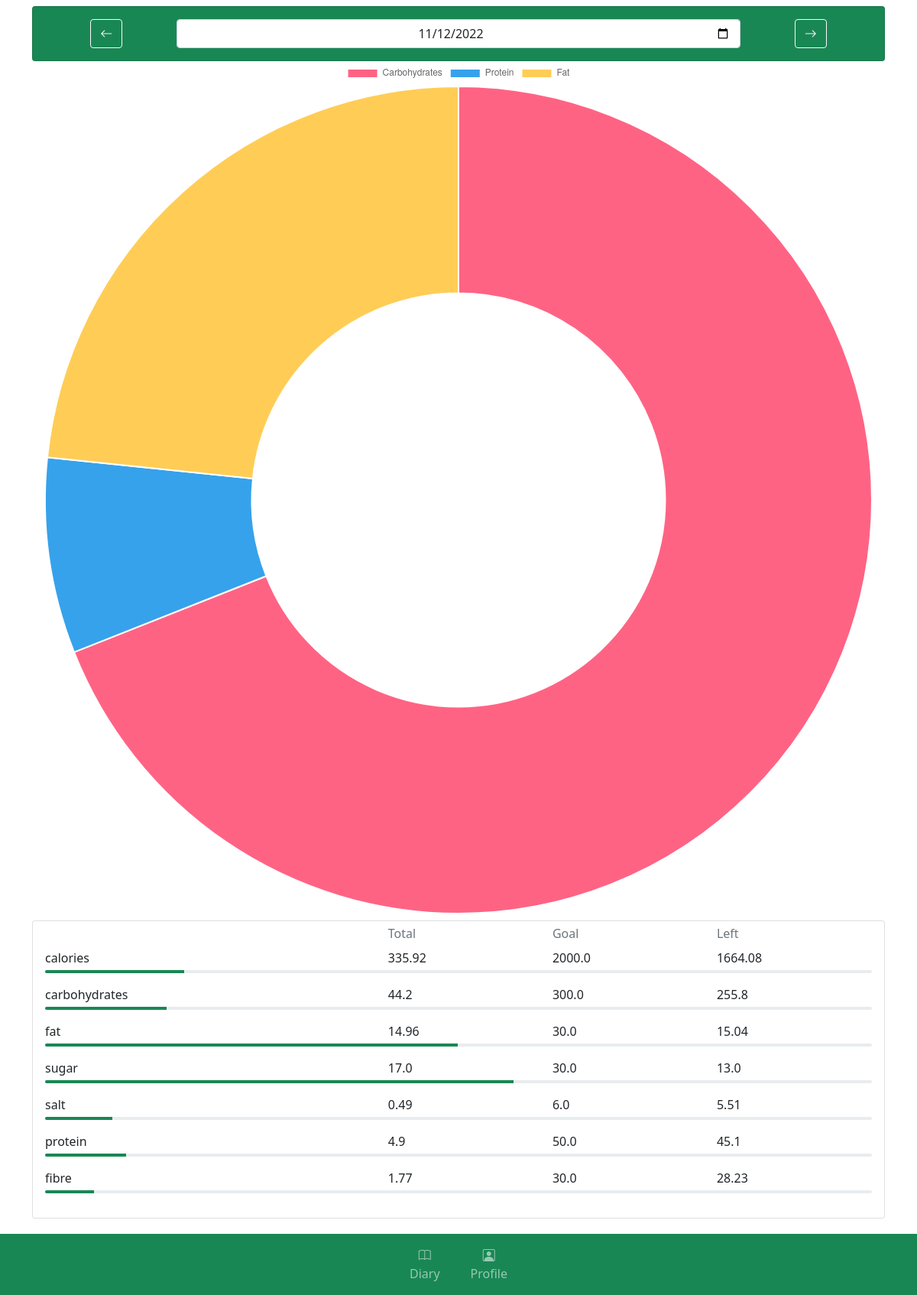
The app's page /diary/nutrition/2022-11-12 (signed in) with its own data.
### app/models.py (models this page shows, shortened)
class DiaryEntry(db.Model):
    id = db.Column(db.String(36), primary_key=True, default=generate_uuid)
    day = db.Column(db.Date, nullable=False)
    meals = db.relationship('Meal', back_populates='diaryentry')
    profile_id = db.Column(db.String(36), db.ForeignKey('profile.id'))
    profile = db.relationship('Profile', back_populates='diaryentries')
    def nutrition(self):
        return add_nutrition_data(self.meals)

class NutritionRecord(db.Model):
    id = db.Column(db.String(36), primary_key=True, default=generate_uuid)
    name = db.Column(db.String(64), nullable=False)
    per_100 = db.Column(db.Float)
    amount = db.Column(db.Float)
    food_id = db.Column(db.String(36), db.ForeignKey('food.id'))
    food = db.relationship('Food', back_populates='nutrition_records')
    profile_id = db.Column(db.String(36), db.ForeignKey('profile.id'))

### app/routes.py (the view)
@app.route('/diary/nutrition/<indate>', methods=['GET', 'POST'])
@login_required
def diary_nutrition(indate : str):
    if not indate:
        date_select = date.today()
    else:
        date_select = date.fromisoformat(indate)
    diary_entry = db.session.query(DiaryEntry).filter_by(day=date_select).one_or_none()
    if not diary_entry:
        flash('There is no diary entry for that date!', 'danger')
        return redirect(url_for('diary', indate=indate))
    return render_template('nutrition.html', diary_entry=diary_entry)

### app/models.py (called while the page is built)
@login.user_loader
def load_user(id):
    return Profile.query.get(id)

    def get_nutrition_goal(self, nutrition_name):
        for nutgoal in self.nutrition_goals:
            if nutrition_name == nutgoal.name:
                return nutgoal.amount
        return 0

    def nutrition(self):
        return add_nutrition_data(self.foodentries)

    def nutrition(self):
        nutrition_info = self.food.nutrition()
        for record in nutrition_info.keys():
            nutrition_info[record] *= self.quantity
        return nutrition_info

    def nutrition(self):
        nutrition_info = {}
        for record in self.nutrition_records:
            nutrition_info[record.name] = record.amount
        return nutrition_info

### app/utils.py (called while the page is built)
def add_nutrition_data(nutrition_iterable):
    nutrition_info = {}
    for elem in nutrition_iterable:
        if getattr(elem, 'nutrition', None):
            for k,v in elem.nutrition().items():
                if not k in nutrition_info:
                    nutrition_info[k] = v
                else:
                    nutrition_info[k] += v
    return nutrition_info

### app/templates/nutrition.html (shortened to what this page needs)
{% extends "base.html" %}
{% block content %}
<div class="container mt-2">
    <div id="date_select_card" class="card bg-success text-center">
        <div class="card-body">
            <div class="row">
                <div class="col-2 p-0">
                    <a class="btn btn-outline-light" onclick="date_button_change(url='/diary/nutrition/',mode='minus')"><i class="bi bi-arrow-left"></i></a>
                </div>
                <div class="col p-0">
                    <input style="text-align: center;" class="form-control" type="date" id="date-select" value="{{diary_entry.day}}" onchange="date_select_change(this,'/diary/nutrition/')">
                </div>
                <div class="col-2 p-0">
                    <a class="btn btn-outline-light" onclick="date_button_change(url='/diary/nutrition/',mode='add')"><i class="bi bi-arrow-right"></i></a>
                </div>
            </div>
        </div>
    </div>
    <canvas id="myChart" width="400" height="400"></canvas>
    <div class="card card-body mt-2 pt-1">
        <div class="row mb-2 text-muted">
            <div class="col-5">
            </div>
            <div class="col p-0">
                Total
            </div>
            <div class="col p-0">
                Goal
            </div>
            <div class="col p-0">
                Left
            </div>
        </div>
        {% for k,v in diary_entry.nutrition().items() %}
            <div class="row">
                <div class="col-5 text-truncate">
                    {{ k }}
                </div>
                <div class="col p-0">
                    {{ v|round(2) }}
                </div>
                <div class="col p-0">
                    {{ current_user.get_nutrition_goal(k)|round(2) }}
                </div>
                <div class="col p-0">
                    {{ current_user.get_nutrition_goal(k) - v|round(2) }}
                </div>
            </div>
            <div class="row mb-3 mt-1">
                <div class="col">
                    <div class="progress" style="height: 4px;">
                        {% set bg = "danger" if (v / current_user.get_nutrition_goal(k)) * 100 > 75 else "success" %}
                        <div class="progress-bar bg-{{ bg }}" role="progressbar" style="width: {{ (v / current_user.get_nutrition_goal(k)) * 100 }}%;" aria-valuenow="{{ v }}" aria-valuemin="0" aria-valuemax="{{ current_user.get_nutrition_goal(k) }}"></div>
                    </div>
                </div>
            </div>
        {% endfor %}
    </div>
</div>
<script>
    const data = {
        labels: [
            'Carbohydrates',
            'Protein',
            'Fat'
        ],
        datasets: [{
            data: [{{ diary_entry.nutrition().get('carbohydrates', 0) }}, {{ diary_entry.nutrition().get('protein', 0) }}, {{ diary_entry.nutrition().get('fat', 0) }}],
            backgroundColor: [
            'rgb(255, 99, 132)',
            'rgb(54, 162, 235)',
            'rgb(255, 205, 86)'
            ],
            hoverOffset: 4
        }]
    };
    const config = {
        type: 'doughnut',
        data: data,
    };
    const ctx = document.getElementById('myChart').getContext('2d');
    const myChart = new Chart(ctx, config);
</script>
{% endblock %}

### records on screen
DiaryEntry: day "11/12/2022"
NutritionRecord: name "calories", v "335.92", get_nutrition_goal "2000.0", current_user.get_nutrition_goal(k)-v|round(2) "1664.08"
NutritionRecord: name "carbohydrates", v "44.2", get_nutrition_goal "300.0", current_user.get_nutrition_goal(k)-v|round(2) "255.8"
NutritionRecord: name "fat", v "14.96", get_nutrition_goal "30.0", current_user.get_nutrition_goal(k)-v|round(2) "15.04"
NutritionRecord: name "sugar", v "17.0", get_nutrition_goal "30.0", current_user.get_nutrition_goal(k)-v|round(2) "13.0"
NutritionRecord: name "salt", v "0.49", get_nutrition_goal "6.0", current_user.get_nutrition_goal(k)-v|round(2) "5.51"
NutritionRecord: name "protein", v "4.9", get_nutrition_goal "50.0", current_user.get_nutrition_goal(k)-v|round(2) "45.1"
NutritionRecord: name "fibre", v "1.77", get_nutrition_goal "30.0", current_user.get_nutrition_goal(k)-v|round(2) "28.23"

### other values on screen
chart data {{ diary_entry.nutrition().get('carbohydrates', 0) }} 44.2
chart data {{ diary_entry.nutrition().get('protein', 0) }} 4.896000000000001
chart data {{ diary_entry.nutrition().get('fat', 0) }} 14.96
